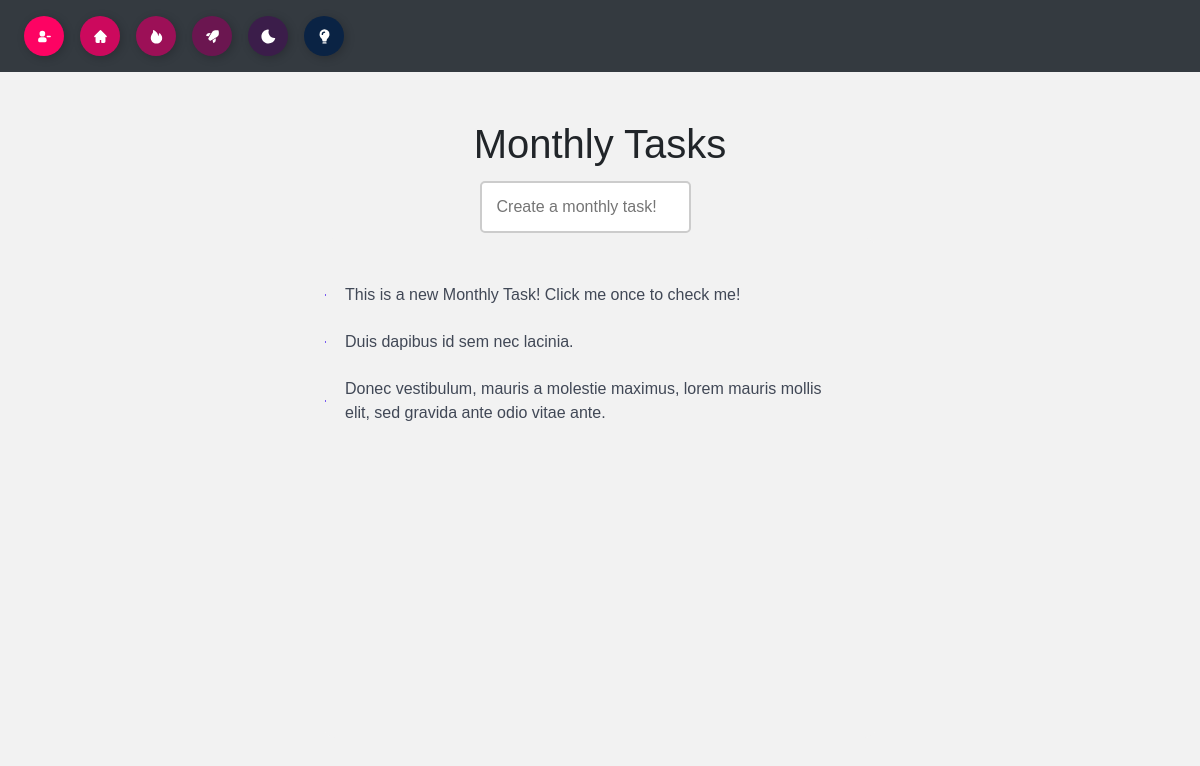
/tasks_monthly (signed in), run on the app's committed database.
### website/scripts/models.py (models this page shows, shortened)
class Task(db.Model):
    id = db.Column(db.Integer, primary_key=True)
    type = db.Column(db.String(10))  # 'daily', 'weekly', 'monthly'
    data = db.Column(db.String(10000))
    date = db.Column(db.DateTime(timezone=True), default=func.now())
    user_id = db.Column(db.Integer, db.ForeignKey('user.id'))

### website/scripts/views.py (the view)
@views.route('/tasks_monthly', methods=['GET', 'POST'])
@login_required
def tasks_monthly():
    if request.method == 'POST':
        task_content = request.form.get('task')
        add_task(current_user.id, task_content, 'monthly')
    tasks = get_tasks(current_user.id, 'monthly')
    return render_template("tasks_monthly.html", user=current_user, tasks=tasks)

### website/scripts/__init__.py (called while the page is built)
def create_app():
    app = Flask(__name__, template_folder='../templates', static_folder='../static')
    app.config['SECRET_KEY'] = 'samurai'
    app.config['SQLALCHEMY_DATABASE_URI'] = f'sqlite:///{DB_NAME}'
    bcrypt.init_app(app)
    db.init_app(app)
    from .views import views
    from .auth import auth
    app.register_blueprint(views, url_prefix='/')
    app.register_blueprint(auth, url_prefix='/')
    from .models import User, Task
    with app.app_context():
        db.create_all()
    login_manager = LoginManager()
    login_manager.login_view = 'auth.login'
    login_manager.init_app(app)
    @login_manager.user_loader
    def load_user(id):
        return User.query.get(int(id))
    return app

### website/scripts/views.py (called while the page is built)
@views.app_context_processor
def inject_svg_paths():
    return dict(svgs=svg_paths)

def get_tasks(user_id, task_type):
    return Task.query.filter_by(user_id=user_id, type=task_type).all()

### website/templates/tasks_monthly.html (shortened to what this page needs)
{% extends "base.html" %} {% block title %}Monthly Tasks{% endblock %} {% block
content %}
<div class="container mt-5 center-content">
  <h1 class="text-center">Monthly Tasks</h1>
  <form method="POST" id="add-task-form">
    <input
      type="text"
      name="task"
      placeholder="Create a monthly task!"
      required
    />
  </form>
  <div class="tasklist">
    {% for task in tasks %}
    <input
      type="checkbox"
      value="{{ task.id }}"
      id="task-{{ task.id }}"
      name="task"
    />
    <label for="task-{{ task.id }}" onclick="handleCheck({{ task.id }})"
      >{{ task.data }}</label
    >
    {% endfor %}
  </div>
</div>
{% endblock %}

### website/static/styles/base.css (style rules this page uses)
body { background-color: #f2f2f2; font-family: 'Arial', sans-serif; }
.center-content { display: flex; flex-direction: column; justify-content: flex-start; align-items: center; height: 100vh; margin-top: 50px; }

### website/static/styles/checklist.css (style rules this page uses)
.tasklist { --background: #f2f2f2; --text: #414856; --check: #4f29f0; --disabled: #c3c8de; --width: 550px; --height: 500px; --border-radius: 10px; background: var(--background); width: var(--width); height: var(--height); border-radius: var(--border-radius); position: relative; padding: 30px 20px; display: flex; flex-direction: column; align-items: flex-start; overflow-y: auto; }
.tasklist label { color: var(--text); position: relative; cursor: pointer; display: grid; align-items: center; width: fit-content; transition: color 0.3s ease; margin-right: 20px; }
.tasklist label::before, .tasklist label::after { content: ""; position: absolute; }
.tasklist label::before { height: 2px; width: 8px; left: -27px; background: var(--check); border-radius: 2px; transition: background 0.3s ease; }
.tasklist label::after { height: 4px; width: 4px; top: 8px; left: -25px; border-radius: 50%; }
.tasklist input[type="checkbox"] { -webkit-appearance: none; -moz-appearance: none; position: relative; height: 15px; width: 15px; outline: none; border: 0; margin: 0 15px 0 0; cursor: pointer; background: var(--background); display: grid; align-items: center; margin-right: 20px; }
.tasklist input[type="checkbox"]::before, .tasklist input[type="checkbox"]::after { content: ""; position: absolute; height: 2px; top: auto; background: var(--check); border-radius: 2px; }
.tasklist input[type="checkbox"]::before { width: 0px; right: 60%; transform-origin: right bottom; }
.tasklist input[type="checkbox"]::after { width: 0px; left: 40%; transform-origin: left bottom; }
input[type="text"] { padding: 12px 15px; border: 2px solid #ccc; border-radius: 5px; outline: none; margin: 5px 0; width: calc(100% - 30px); box-sizing: border-box; transition: border-color 0.3s, box-shadow 0.3s; font-size: 16px; }

### data on the page
Task: data "This is a new Monthly Task! Click me once to check me!"
Task: data "Duis dapibus id sem nec lacinia."
Task: data "Donec vestibulum, mauris a molestie maximus, lorem mauris mollis elit, sed gravida ante odio vitae ante."
